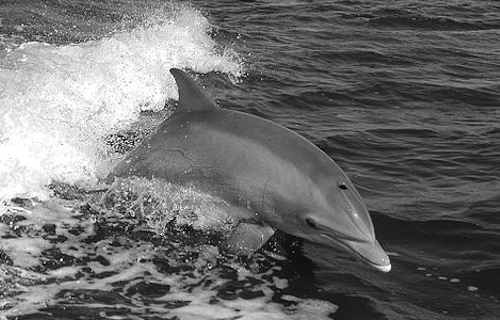
#> input picture computer-vision/computer-vision-udacity/8C-L2/images/dolphin.png, 500 x 320 px
$ python compute_integral_image.py
#> lines starting #> are read from the running program, lines starting #| are printed output that depends on the picture
import cv2
import numpy as np
from typing import List


def compute_integral(img: List[float]) -> List[float]:
    # [6 lines of commented-out code are left out]

    integral_matrix, _ = cv2.integral2(img)
    return integral_matrix


img = cv2.imread('images/dolphin.png', 0)
#> img is the input picture: shape (320, 500); min 0, max 255, mean 109.1
cv2.imshow("original_image", img)
print(img.shape)
#| (320, 500)

# compute integral
img = np.float64(img)
I = compute_integral(img)
#> in compute_integral, `integral_matrix, _ = cv2.integral2(img)`:
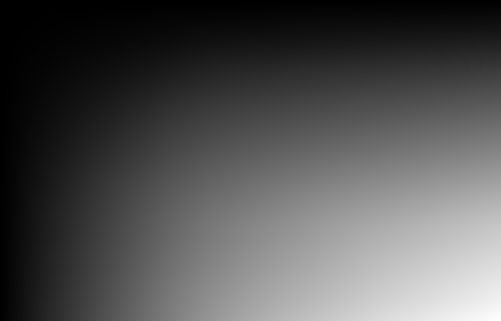
#> integral_matrix: shape (321, 501) float64; min 0, max 17451343, mean 5644505.3; drawn with min black and max white
cv2.imshow("integral_image", (I / I.max()))

x1 = 150
y1 = 100
x2 = 350
y2 = 200

print("Sum: ", np.sum(img[y1:y2 + 1, x1:x2 + 1]))
#| Sum:  2102331.0
print(I[y2, x2] - I[y1 - 1, x2] - I[y2, x1 - 1] + I[y1 - 1, x1 - 1])
#| 2100678.0

cv2.waitKey(0)
